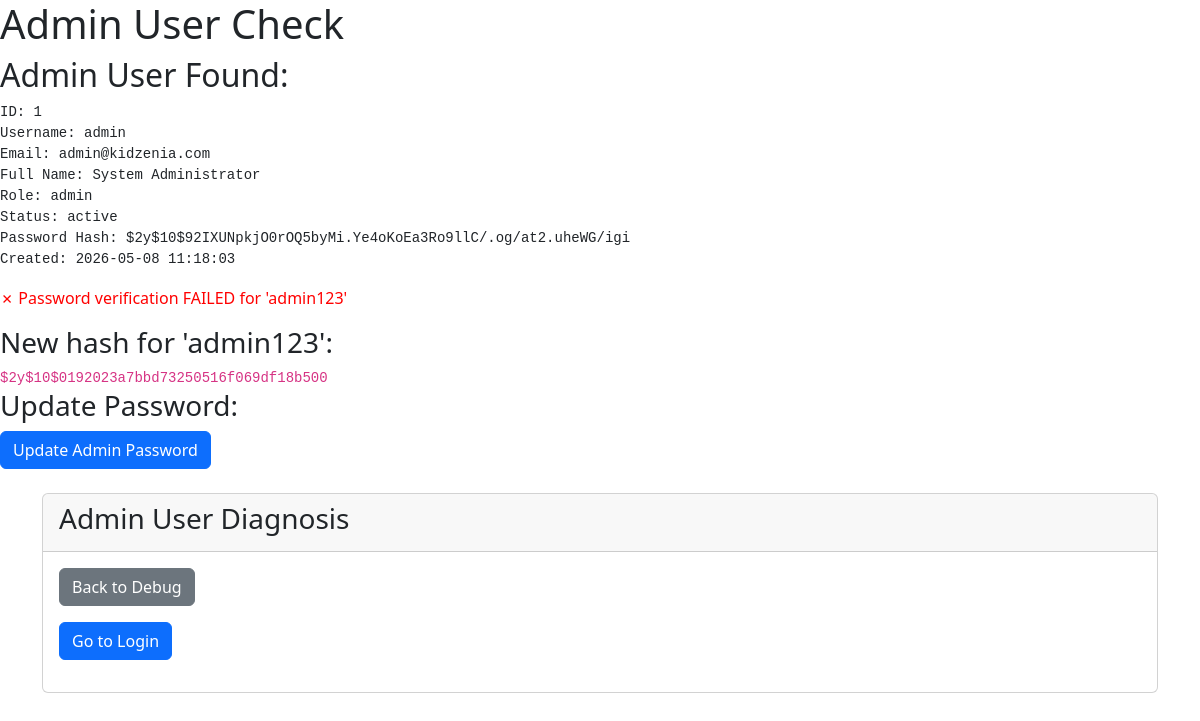
Page /check_admin_user.php on the committed database.
### tables this page shows
CREATE TABLE users (
    id INT PRIMARY KEY AUTO_INCREMENT,
    username VARCHAR(50) UNIQUE NOT NULL,
    email VARCHAR(100) UNIQUE NOT NULL,
    password VARCHAR(255) NOT NULL,
    full_name VARCHAR(100) NOT NULL,
    role ENUM('admin', 'teacher', 'parent') NOT NULL,
    phone VARCHAR(20),
    address TEXT,
    profile_image VARCHAR(255),
    status ENUM('active', 'inactive') DEFAULT 'active',
    created_at TIMESTAMP DEFAULT CURRENT_TIMESTAMP,
    updated_at TIMESTAMP DEFAULT CURRENT_TIMESTAMP ON UPDATE CURRENT_TIMESTAMP
);

### check_admin_user.php (the view, shortened to what this page needs)
<?php
echo "<h1>Admin User Check</h1>";
try {
    $database = new Database();
    $db = $database->getConnection();
    $query = "SELECT * FROM users WHERE username = 'admin'";
    $stmt = $db->prepare($query);
    $stmt->execute();
    $admin = $stmt->fetch(PDO::FETCH_ASSOC);
    if ($admin) {
        echo "<h2>Admin User Found:</h2>";
        echo "<pre>";
        echo "ID: " . $admin['id'] . "\n";
        echo "Username: " . $admin['username'] . "\n";
        echo "Email: " . $admin['email'] . "\n";
        echo "Full Name: " . $admin['full_name'] . "\n";
        echo "Role: " . $admin['role'] . "\n";
        echo "Status: " . $admin['status'] . "\n";
        echo "Password Hash: " . $admin['password'] . "\n";
        echo "Created: " . $admin['created_at'] . "\n";
        echo "</pre>";
        $test_password = 'admin123';
        if (password_verify($test_password, $admin['password'])) {
            echo "<p style='color: green;'>✓ Password verification SUCCESS for 'admin123'</p>";
        } else {
            echo "<p style='color: red;'>✗ Password verification FAILED for 'admin123'</p>";
        }
        $new_hash = password_hash('admin123', PASSWORD_DEFAULT);
        echo "<h3>New hash for 'admin123':</h3>";
        echo "<code>" . $new_hash . "</code>";
        echo "<h3>Update Password:</h3>";
        echo "<form method='POST'>";
        echo "<button type='submit' class='btn btn-primary'>Update Admin Password</button>";
        echo "</form>";
    }
} catch (Exception $e) {
    echo "<p style='color: red;'>Database error: " . $e->getMessage() . "</p>";
}
?>
<!DOCTYPE html>
<html lang="en">
<head>
    <link href="https://cdn.jsdelivr.net/npm/bootstrap@5.3.0/dist/css/bootstrap.min.css" rel="stylesheet">
</head>
<body>
    <div class="container mt-4">
        <div class="card">
            <div class="card-header">
                <h3>Admin User Diagnosis</h3>
            </div>
            <div class="card-body">
                <p><a href="debug_session.php" class="btn btn-secondary">Back to Debug</a></p>
                <p><a href="auth/login.php" class="btn btn-primary">Go to Login</a></p>
            </div>
        </div>
    </div>
</body>
</html>

### rows in the picture
users: id "1", username "admin", email "admin@kidzenia.com", full_name "System Administrator", role "admin", status "active", password "$2y$10$92IXUNpkjO0rOQ5byMi.Ye4oKoEa3Ro9llC/.og/at2.uheWG/igi", created_at "2026-05-08 11:18:03"

### other values in the picture
$new_hash "$2y$10$0192023a7bbd73250516f069df18b500"
